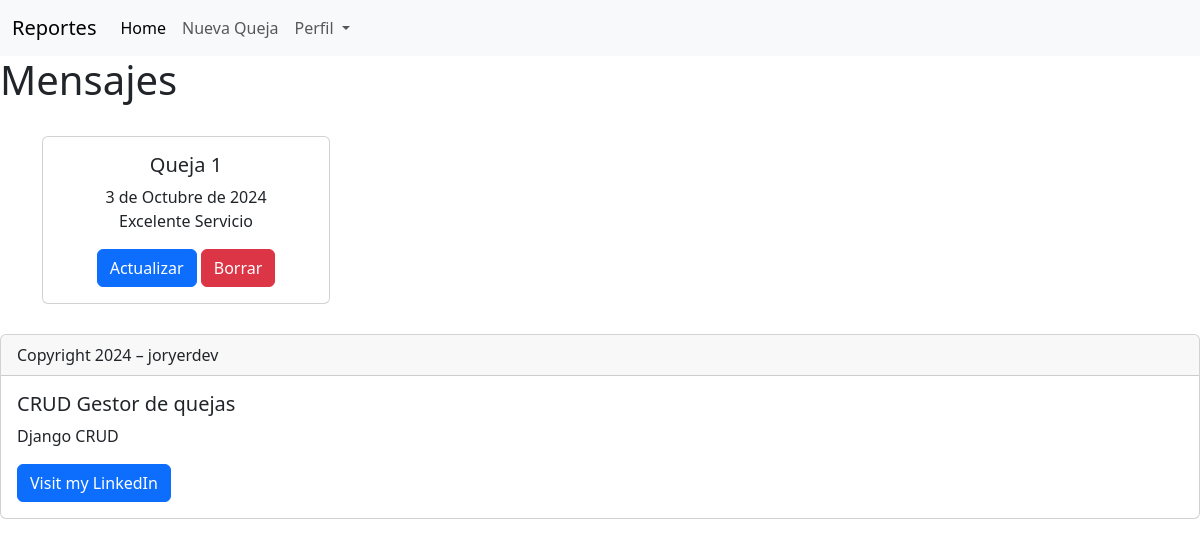
Before: / with the older database file.
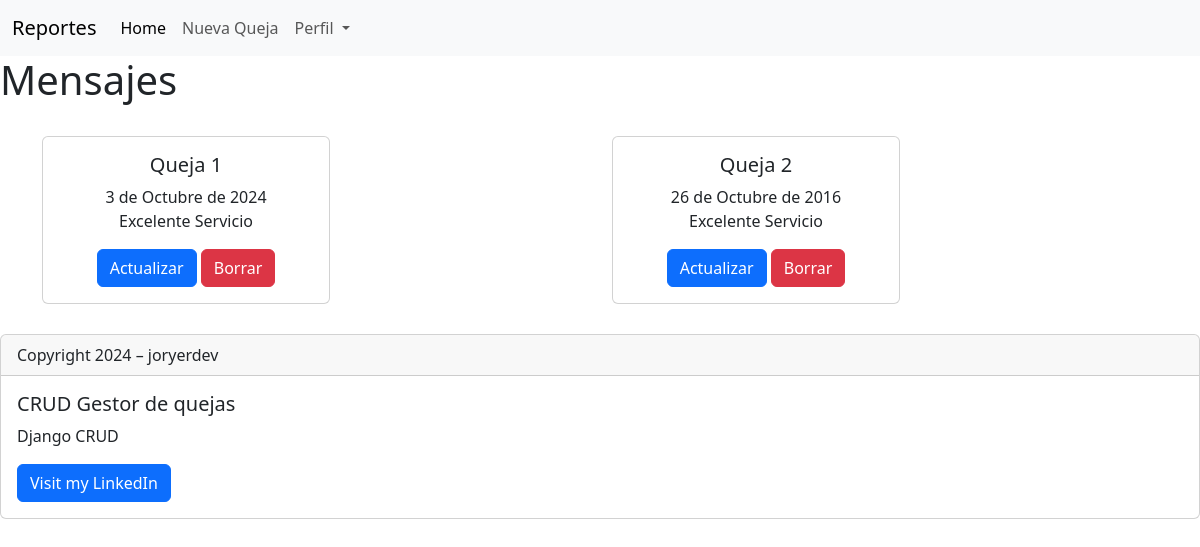
After: the same page with the newer database file.
### mensajes/models.py (models this page shows, shortened)
class Mensaje(models.Model):
    mensaje = models.CharField(max_length=100)
    fecha   = models.DateField(blank=True, null=True)

### mensajes/views.py (the view)
# urls.py: path('', mensajes_list, name='list'),
def mensajes_list(request):
    mensajes = Mensaje.objects.all()
    context = {
        'mensajes': mensajes,
        'titulo': 'Principal'
    }
    return render(request, 'mensajes/mensajes_list.html', context)

### mensajes/templates/mensajes/mensajes_list.html
{% extends 'base.html' %}
{% block main%}
    <h1>Mensajes</h1>
    <br>
    <div class="container text-center">
        <div class="row">
            {% for mensaje in mensajes %}
                <div class="col-sm" style="margin-bottom: 6px">
                    <div class="card" style="width: 18rem;">
                        <div class="card-body">
                            <h5 class="card-title">Queja {{ forloop.counter }}</h5>
                            <span >{{ mensaje.fecha }}</span>
                            <p class="card-text"> {{ mensaje.mensaje }}</p>
                            <a href="{% url 'update' mensaje.pk %}" class="btn btn-primary">Actualizar</a>
                            <a href="{% url "delete" mensaje.pk %}" class="btn btn-danger">Borrar</a>
                        </div>
                    </div>
                </div>
            {% endfor %}
        </div>
    </div>
{% endblock %}

### templates/base.html (shortened to what this page needs)
<!doctype html>
<html lang="en">
<head>
    <link href="https://cdn.jsdelivr.net/npm/bootstrap@5.3.3/dist/css/bootstrap.min.css" rel="stylesheet"
>
</head>
<body>
<nav class="navbar navbar-expand-lg bg-body-tertiary">
  <div class="container-fluid">
    <a class="navbar-brand" href="{% url "list" %}">Reportes </a>
    <div class="collapse navbar-collapse" id="navbarNavDropdown">
      <ul class="navbar-nav">
        <li class="nav-item">
          <a class="nav-link active" aria-current="page" href="{% url "list" %}">Home</a>
        </li>
        <li class="nav-item">
          <a class="nav-link" href="{% url 'create' %}">Nueva Queja</a>
        </li>
        <li class="nav-item dropdown">
          <a class="nav-link dropdown-toggle" href="#" role="button" data-bs-toggle="dropdown" aria-expanded="false">
            Perfil
          </a>
        </li>
      </ul>
    </div>
  </div>
</nav>
{% block main %}
{% endblock %}
<footer class="footer">
    <br>
    <div class="card">
        <div class="card-header">
            Copyright 2024 – joryerdev
        </div>
        <div class="card-body">
            <h5 class="card-title">CRUD Gestor de quejas</h5>
            <p class="card-text">Django CRUD</p>
            <a href="https://www.linkedin.com/in/joryer-jimenez-563a3b171/" class="btn btn-primary">Visit my
                LinkedIn</a>
        </div>
    </div>
</footer>
</body>
</html>

Changed rows visible on the page:
added Mensaje: fecha "26 de Octubre de 2016", mensaje "Excelente Servicio"
